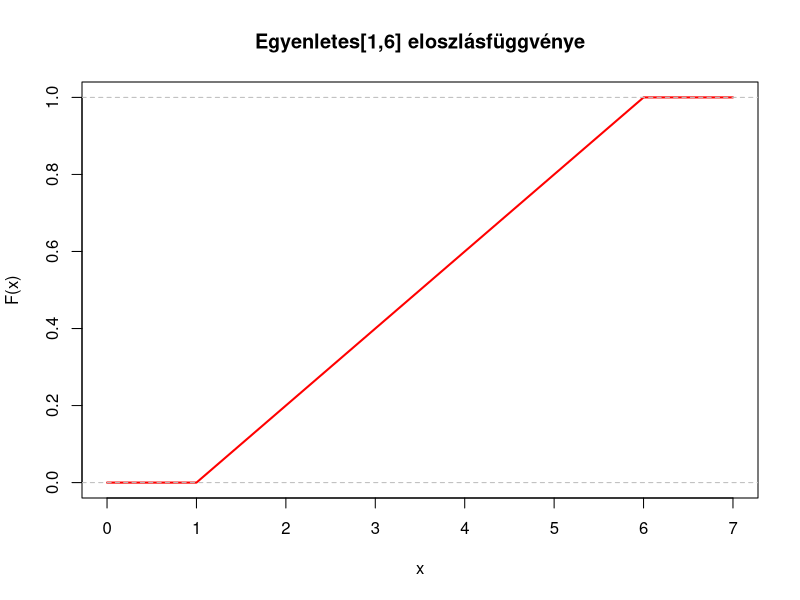
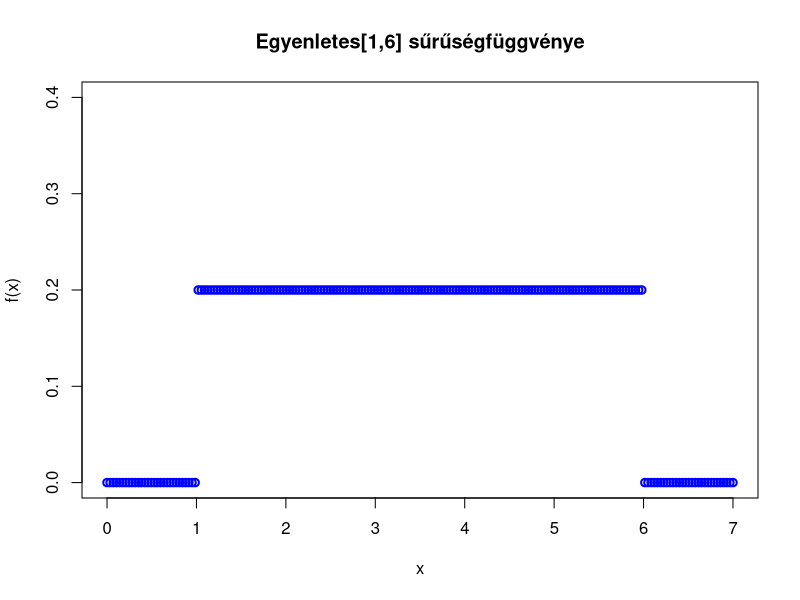
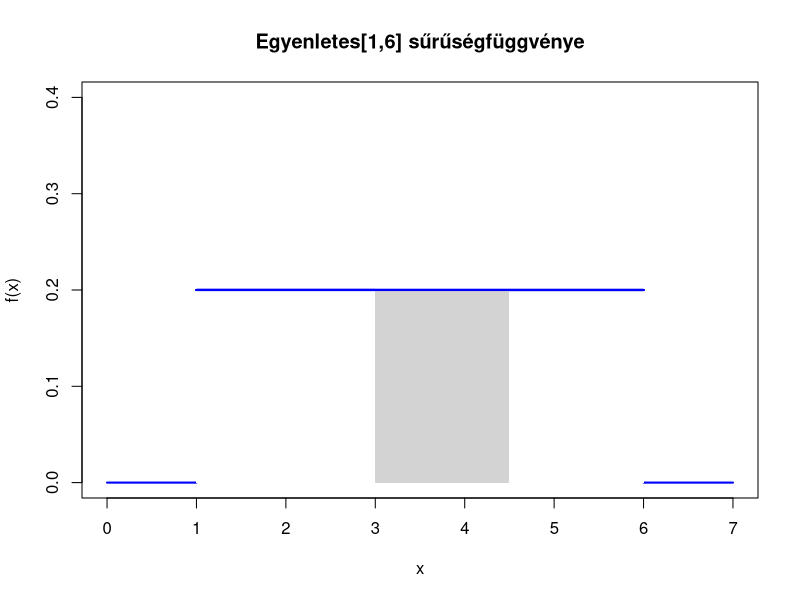
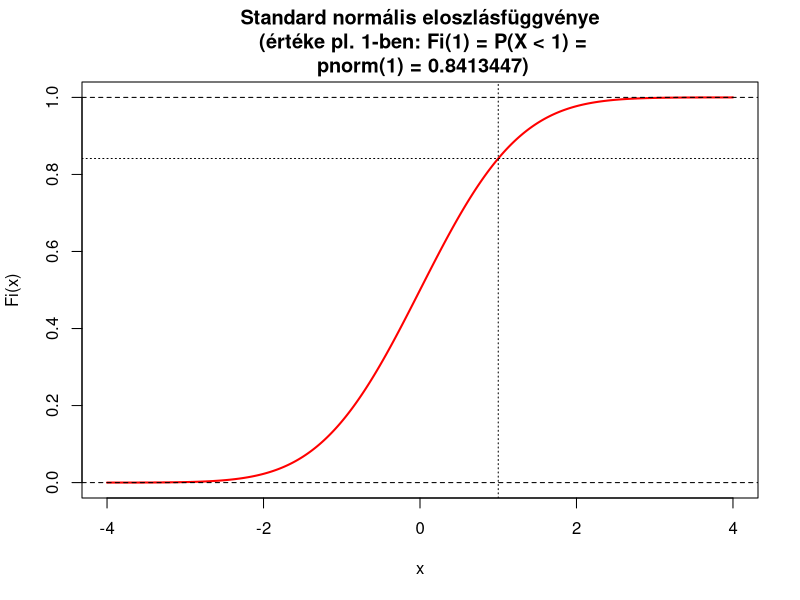
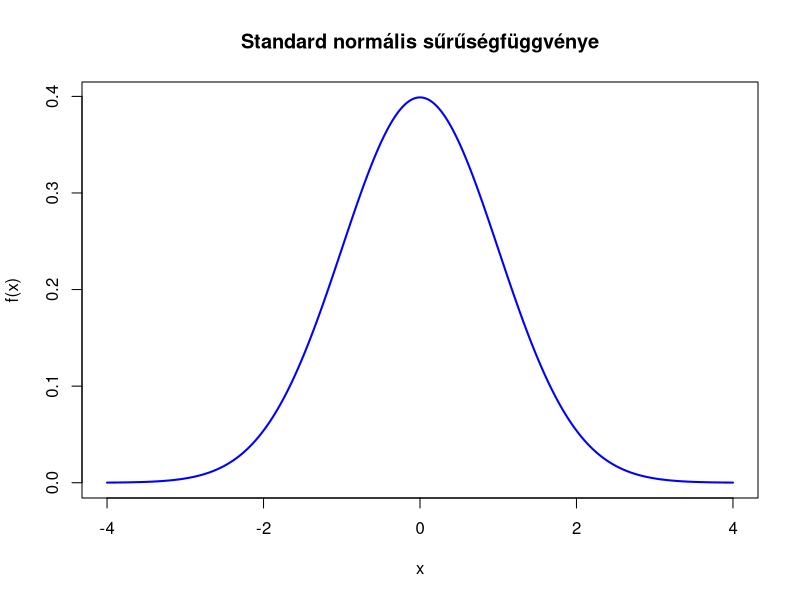
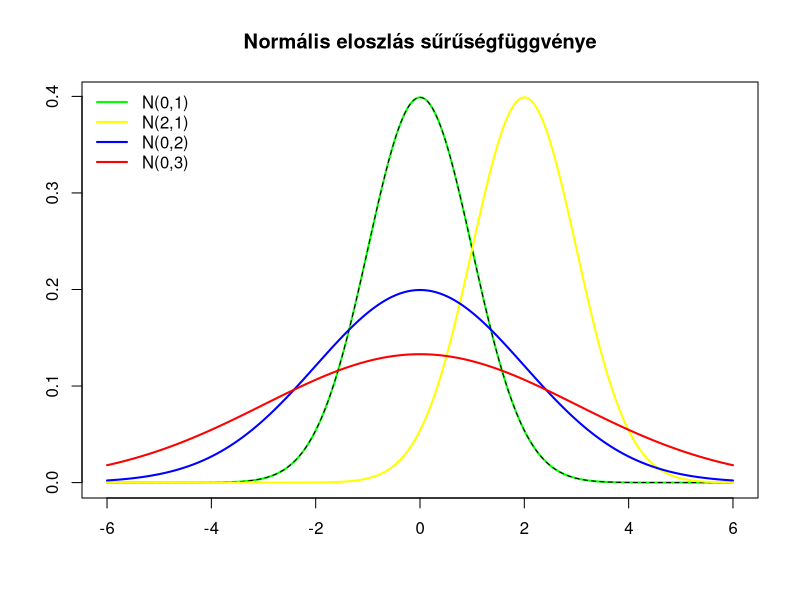
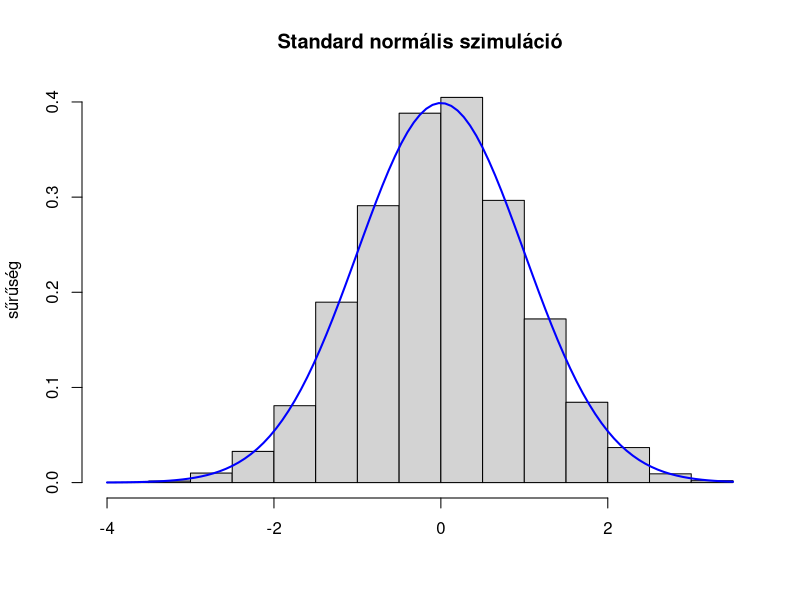
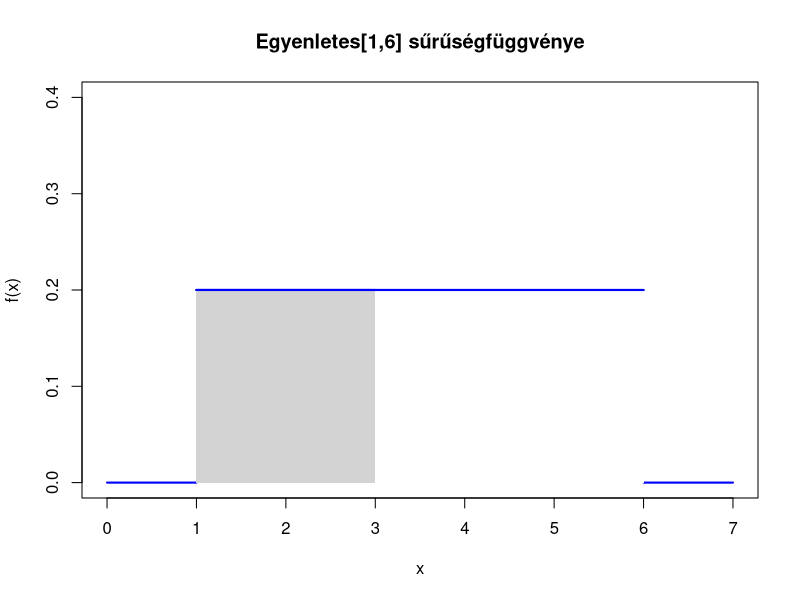

Source code (R) for these figures, in order:
##########################################
###   2. Laboros gyakorlat (3-4. hét)   ###
##########################################

###########################################
# Nevezetes abszolút folytonos eloszlások #
###########################################
##################################################################################
################## Abszolút folytonos valószínűségi változók #####################
##################################################################################

# Példa: egyenletes eloszlás
# Véletlenszerűen kiválasztunk egy pontot az [a,b] intervallumból.
# Annak a valószínűsége, hogy a kiválasztott pont az E része [a,b] halmazba esik:
# P(E) = E hossza / [a, b] hossza       (ha az E halmaznak van hossza)
# 
# A valószínűségeloszlás jellemezhető az f: R -> R, D(f) = R,
# f(x) = 1/(b-a), ha x eleme [a,b] és  
#         0,      ha x nem eleme [a,b]
# függvénnyel úgy, hogy P(E) = integral f (az E halmazon).
#
# Vagyis ha egy véges intervallumra úgy dobunk egy pontot, hogy az intervallum bármely 
# részintervallumára annak hosszával arányos valószínűséggel essen, akkor a pont 
# értéke (x-koordinátája) egyenletes eloszlású valószínűségi változó, 
# sűrűségfüggvénye a fenti f, eloszlásfüggvénye:
# F(x) =  0,          ha x<a
#        (x-a)/(b-a), ha x eleme [a,b] 
#         1,          ha x>b


# Abszolút folytonos valószínűségi változó: 
#
# Ha létezik olyan f(x) függvény, amelyre F(x) = integrál_{-Inf to x} f(t) dt.
# Ilyenkor f(x)-et sűrűségfüggvénynek hívjuk. 



#############################################################################
### Abszolút folytonos valószínűségi változók esetén az eloszlásfüggvény: ###

# p betű + valószínűségi változó neve, pl. pnorm, punif, pt, ...

############################################################################# 

##########################
## Egyenletes eloszlás: ##
## Egyenletes[a,b]      ##
##########################

# Egyenletes[1,6] eloszlásfüggvénye
xegyen <- seq(0, 7, by = 1)
yegyen <- punif(xegyen, min = 1, max = 6)
plot(yegyen, type = "l", lwd=2, col="red", xaxt = "n",
     xlab="x", ylab="F(x)",
     main="Egyenletes[1,6] eloszlásfüggvénye")
axis(1, at=1:8, labels=c(0:7))
abline(h = 0, col = "grey", lty = 2); abline(h = 1, col = "grey", lty = 2)

# Egyenletes[1,6] sűrűségfüggvénye
x <- seq(0,7,length=200)
y <- dunif(x,min=1,max=6)
plot(x,y,
     lwd=2, col="blue",
     ylim=c(0, 0.4),
     ylab="f(x)",
     main="Egyenletes[1,6] sűrűségfüggvénye")

# Egyenletes[1,6] sűrűségfüggvénye (szebb grafika)
x <- seq(1,6,length=200)
y <- dunif(x,min=1,max=6)
plot(x,y, type="l", lwd=2, col="blue",
     xlim=c(0, 7), ylim=c(0, 0.4),
     ylab="f(x)",
     main="Egyenletes[1,6] sűrűségfüggvénye")
xe <- c(seq(0,1,length=100))
ye <- seq(0,0,length=100)
lines(xe,ye,type="l",lwd=2,col="blue")
xe <- c(seq(6,7,length=100))
ye <- seq(0,0,length=100)
lines(xe,ye,type="l",lwd=2,col="blue")

# fv. alatti terület = 1
polygon(c(1,x,6),c(0,y,0),col="lightgray",border=NA)
lines(x,y,type="l",lwd=2,col="blue")

# P(1 < X < 3) = ?
polygon(c(1,x,6),c(0,y,0),col="white",border=NA)
lines(x,y,type="l",lwd=2,col="blue")
xvsz <- seq(1,3,length=100)
yvsz <- dunif(xvsz, min=1, max=6)
polygon(c(1,xvsz,3),c(0,yvsz,0),col="lightgray",border=NA)
lines(xvsz,yvsz,type="l",lwd=2,col="blue")

punif(3,  min=1,max=6)

# P(3 < X < 4.5) = ?
polygon(c(1,xvsz,3),c(0,yvsz,0),col="white",border=NA)
lines(x,y,type="l",lwd=2,col="blue")
xvsz <- seq(3,4.5,length=100)
yvsz <- dunif(xvsz,min=1, max=6)
polygon(c(3,xvsz,4.5),c(0,yvsz,0),col="lightgray",border=NA)
lines(x,y,type="l",lwd=2,col="blue")

punif(4.5,  min=1,max=6) - punif(3, min=1, max=6)


#############################
## Exponenciális eloszlás: ##
## Exp(lambda)             ##
#############################
# lambda>0 paraméterű exponenciális eloszlás
# sűrűségfüggvénye: f(x) = lambda*e^{-lambda*x} ha x > 0 és
#                           0       különben
# pl. radioaktív részecske bomlási ideje, élettarmtam, várakozási idő
?pexp


##########################
## Normális eloszlás:   ##
## N(mu, szigma)        ##
##########################
# m várható értékű, szigma szórású normális eloszlás
# sűrűségfüggvénye: f(x) = 1/(sqrt(2Pi)*szigma) e^(-(x-mu)^2/2*szigma^2)
# Pl. testmértékek, terméshozam, IQ score
# https://en.wikipedia.org/wiki/Intelligence_quotient
# 0 várható értékű, szigma=1 szórású normális eloszlás = standard normális eloszlás,
# eloszlásfüggvénye Fi(x) = integrál_(-Inf to x) f(x)  nem elemi fv.

# 3.  # set.seed(2)
xseq <- seq(-4,4, 0.01)

# a) Ábrázolja a standard normáls eloszlásfüggvényétgvényét!
# X ~ N(0, 1) eloszlásfüggvénye: Fi(x) = P(X < x) = pnorm(x)

plot(xseq, pnorm(xseq, 0, 1), col="red", type="l",lwd=2,
     xlab="x", ylab="Fi(x)", 
     main="Standard normális eloszlásfüggvénye\n (értéke pl. 1-ben: Fi(1) = P(X < 1) =\n pnorm(1) = 0.8413447)")
abline(h = c(0,1), lty = 2)

abline(v = 1, lty = 3)
abline(h = pnorm(1), lty = 3)



# b) Ábrázolja a standard normáls sűrűségfüggvényét!

suruseg <- dnorm(xseq, 0,1)
plot(xseq, suruseg, type="l",lwd=2, col="blue", # cex.axis=0.8,
     xlab="x", ylab="f(x)",  
     main="Standard normális sűrűségfüggvénye")

# c) Normális(mu, szigma) eloszlás sűrűségfüggvénye

x <- seq(-6,6,1/1000)
dnorm <- dnorm(x)

plot(x, dnorm, type="l", col="green", lwd=2, ylab='', xlab='', 
     main = "Normális eloszlás sűrűségfüggvénye")
legend(x='topleft', bty='n', 
       legend = c("N(0,1)", "N(2,1)", "N(0,2)", "N(0,3)"),
       col = c("green","yellow", "blue","red"), lwd = 2 )

lines(x, dnorm, type="l", col="black", lty=2)

dn2 <- dnorm(x, mean = 2, sd = 1)
lines(x, dn2, type="l", col="yellow", lwd=2)

dn3 <- dnorm(x, mean = 0, sd = 2)
lines(x, dn3, type="l", col="blue", lwd=2)

dn4 <- dnorm(x, mean = 0, sd = 3)
lines(x, dn4,type="l", col="red", lwd=2)


# d) Szinumláljon adatokat standard normális eloszlásból, majd ábrázolja hisztogrammal.
# Rajzolja fel a standard normális sűrűségfüggvényt is az ábrára!

szim <- rnorm(10000, 0, 1)
hist(szim, freq=FALSE,
     xlab=" ", 
     ylab="sűrűség", 
     main="Standard normális szimuláció")
curve(dnorm(x, 0, 1), add=TRUE, col="blue", lwd=2)
# curve(dnorm(x, mean(szim), sd(szim)), add=TRUE, col="darkblue", lwd=2)


##

## Egyenletes eloszlás / Egyenletes[a, b] /

x <- seq(1,6,length=200)
y <- dunif(x,min=1,max=6)
plot(x,y, type="l", lwd=2, col="blue",
     xlim=c(0, 7), ylim=c(0, 0.4),
     ylab="f(x)",
     main="Egyenletes[1,6] sűrűségfüggvénye")
xe <- c(seq(0,1,length=100))
ye <- seq(0,0,length=100)
lines(xe,ye,type="l",lwd=2,col="blue")
xe <- c(seq(6,7,length=100))
ye <- seq(0,0,length=100)
lines(xe,ye,type="l",lwd=2,col="blue")

polygon(c(1,x,6),c(0,y,0),col="white",border=NA)
lines(x,y,type="l",lwd=2,col="blue")
xvsz <- seq(1,3,length=100)
yvsz <- dunif(xvsz, min=1, max=6)
polygon(c(1,xvsz,3),c(0,yvsz,0),col="lightgray",border=NA)
lines(xvsz,yvsz,type="l",lwd=2,col="blue")


## Stadard normális eloszlás / N(0, 1) /

xseq <- seq(-4,4, 0.01)
plot(xseq, dnorm(xseq, 0,1), 
     type = "l",
     lwd = 2, 
     col = "blue", 
     #cex.axis = 0.8,
     xlab = "x", 
     ylab = "f(x)",  
     main = "Standard normális sűrűségfüggvénye")
text(-2.5, 0.3, expression(f(x) == 
                             paste(frac(1, sqrt(2*pi)*sigma)," ",e^{frac(-(x - mu)^2, 2 * sigma^2)})), 
     cex = 1.2)
# curve(dnorm, from=-4, to=4, n=41000, main="Standard normális sűrűségfüggvénye")


## Normális eloszlás / N(m, szigma) /

x <- seq(-6,6,1/1000)

plot(x, dnorm(x), type="l", col="yellow", lwd=2, ylab='', xlab='', 
     main = "Normális eloszlás sűrűségfüggvénye")
lines(x, dnorm(x), type="l", col="black", lty=2)    # N(m = 0, szigma = 1)

dn2 <- dnorm(x, mean = 2, sd = 1)
lines(x, dn2, type="l", col="purple", lwd=2)     # N(m = 2, szigma = 1)

dn3 <- dnorm(x, mean = 0, sd = 2)
lines(x, dn3, type="l", col="blue", lwd=2)       # N(m = 0, szigma = 2)

dn4 <- dnorm(x, mean = 0, sd = 3)
lines(x, dn4,type="l", col="red", lwd=2)         # N(m = 0, szigma = 3)

legend(x='topleft',bty='n',
       legend = c(paste( 
         c("N(0, 1)","N(2, 1)", "N(0, 2^2)","N(0, 3^2)"), sep='=')), 
       col = c("yellow", "purple", "blue", "red"), lwd = 2 )


## Normális valószínűségi változó standardizálása
# X ~ N(m, szigma)  =>  (X - m)/szigma ~ N(0, 1)
x <- rnorm(1000, mean = 5, sd = 3)
hist(x, freq=FALSE)
curve(dnorm(x, 5, 3), add=TRUE, col="blue", lwd=2)

nx <- ( x - 5 ) / 3
hist(nx, freq=FALSE)
curve(dnorm(x, 0, 1), add=TRUE, col="blue", lwd=2)

# Példa:
# X ~ N(3,2^2)
# P(X < 4) = P(X-3 < 4-3) = P((x-3)/2 < (4-3)/2)
pnorm(4, mean = 3, sd = 2) == pnorm(1/2)

# 1. Feladat:  Legyen X ~ N(7, 3^2) valószínűségi változó.  Számolja ki 
# P(X > 8) - at standardizálással is!

1 - pnorm(8, mean = 7, sd = 3)
# vagy   
pnorm(8, mean = 7, sd = 3, lower.tail = FALSE)

1 - pnorm((8-7)/3)
# vagy   
pnorm((8-7)/3, lower.tail = FALSE)


## Függvény alatti terület: 
x <- seq(-4, 4,length=200)
y <- dnorm(x, mean=0, sd=1)
plot(x,y,type="l",lwd=3,col="black", 
     main = "Standard normális")
x <- seq(-4, -1, length=100)
y <- dnorm(x, mean=0, sd=1)
polygon(c(-4, x, -1),c(0,y,0),col="red")


## t eloszlás / t_n / 

x <- seq(-6,6,1/1000)

dt4 <- dt(x, 30)
plot(x, dt4, type="l", col="yellow", lwd=2, ylab='', xlab='', 
     main = "t eloszlás sűrűségfüggvénye")

dt1 <- dt(x, 0.5)
lines(x, dt1, type="l", col="cyan", lwd=2)

dt2 <- dt(x, 1.5)
lines(x, dt2, type="l", col="purple", lwd=2)

dt3 <- dt(x, 5)
lines(x, dt3, type="l", col="red", lwd=2)

dnorm <- dnorm(x)
lines(x, dnorm ,type="l", col="black", lty=2)

legend(x='topleft',bty='n',
       legend = c(paste('sz.f.',
                        c(0.5, 1.5, 5, 30), sep='=')), 
       col = c("cyan", "purple", "red", "yellow"), lwd = 2 )

legend(x='topright',bty='n',
       legend = c(paste('N(0,1)', sep='=')), 
       col = c("black"), lwd = 2, lty = 3)


## Exponenciális / Exp(lambda) / eloszlás

x <- seq(0, 1, 1/1000)

dt1 <-  dexp(x, rate = 2.5)
plot(x, dt1, type="l", col="red", lwd=2, ylab='', xlab='', 
     main = "Exponenciális eloszlás sűrűségfüggvénye")

dt2 <-  dexp(x, rate = 2)
lines(x, dt2, type="l", col="purple", lwd=2)

dt3 <-  dexp(x, rate = 1)
lines(x, dt3, type="l", col="blue", lwd=2)

de4 <- dexp(x, rate = 1/2)
lines(x, de4, type="l", col="orange", lwd=2)

legend(x='topright',bty='n',
       legend = c(paste('lambda', c(2.5, 2, 1, 1/2),sep='=')), 
       col = c("red", "purple", "blue", "orange"), lwd = 2 )


## Khí-négyzet / Chi-square(df) / eloszlás 

x <- seq(0, 15, 1/1000)

dchisq1 <-  dchisq(x, df = 2)
plot(x, dchisq1, type="l", col="red", lwd=2, ylab='', xlab='', 
     main = "Khí-négyzet eloszlás sűrűségfüggvénye")

dchisq2 <-  dchisq(x, df = 3)
lines(x, dchisq2, type="l", col="purple", lwd=2)

dchisq3 <-  dchisq(x, df = 4)
lines(x, dchisq3, type="l", col="blue", lwd=2)

dchisq4 <-  dchisq(x, df = 5)
lines(x, dchisq4, type="l", col="orange", lwd=2)

legend(x='topright',bty='n',
       legend = c(paste('df', c(2, 3, 4, 5),sep='=')), 
       col = c("red", "purple", "blue", "orange"), lwd = 2 )


## F / F(df1,df2) / eloszlás 

x <- seq(0, 5, 1/1000)

df1 <-  df(x, df1 = 2, df2=1)
plot(x, df1, type="l", col="red", lwd=2, ylab='', xlab='', 
     main = "F eloszlás sűrűségfüggvénye")

df2 <-  df(x, df1 = 5, df2=2)
lines(x, df2, type="l", col="purple", lwd=2)

df3 <-  df(x, df1 = 5, df2=5)
lines(x, df3, type="l", col="blue", lwd=2)

df4 <-  df(x, df1 = 20, df2=20)
lines(x, df4, type="l", col="orange", lwd=2)

legend(x='topright',bty='n',
       legend = c(paste('df1, df2', c("2, 1", "5, 2", "5, 5", "20, 20"),sep=' = ')), 
       col = c("red", "purple", "blue", "orange"), lwd = 2 )



## Nevezetes abszolút folytonos eloszlásfüggvények

par(mfrow=c(2,2))
x_sample <- seq(-3.2, 3.2, 0.001)

plot(x_sample, pnorm(x_sample), 
     type="l", col="red", lwd=2, main="Eloszlásfüggvény: N(0,1)", ylab='', xlab='')
plot(x_sample, pt(x_sample, 5),
     type="l", col="red", lwd=2, main="t_5", ylab='', xlab='')
plot(x_sample, pexp(x_sample, 5),
     type="l", col="red", lwd=2, main="Exp(5)", ylab='', xlab='')
plot(x_sample, punif(x_sample, -2,2),
     type="l", col="red", lwd=2, main="Egyenletes[-2,2]", ylab='', xlab='')
par(mfrow=c(1,1))


## Nevezetes abszolút folytonos sűrűségfüggvények

par(mfrow=c(2,2))
x_sample <- seq(-3.2, 3.2, 0.001)

plot(x_sample, dnorm(x_sample), 
     type="l", col="blue", lwd=2, main="Sűrűségfüggvény: N(0,1)", ylab='', xlab='')

plot(x_sample, dt(x_sample, 5),
     type="l", col="blue", lwd=2, main="t_5", ylab='', xlab='')

x_sample <- c(seq(0.01,1.5, 0.001))
plot(x_sample, dexp(x_sample, 5), xlim=c(-0.5, 1.5),
     type="l", col="blue", lwd=2, main="Exp(5)", ylab='', xlab='')
xe <- c(seq(-3,0,length=100))
ye <- seq(0,0,length=100)
lines(xe,ye,type="l",lwd=2,col="blue")

x <- seq(1,6,length=200)
y <- dunif(x,min=1,max=6)
plot(x,y, type="l", lwd=2, col="blue", main="Egyenletes[1,6]",
     xlim=c(0, 7), ylim=c(0, 0.4), ylab='', xlab='')
xe <- c(seq(0,1,length=100))
ye <- seq(0,0,length=100)
lines(xe,ye,type="l",lwd=2,col="blue")
xe <- c(seq(6,7,length=100))
ye <- seq(0,0,length=100)
lines(xe,ye,type="l",lwd=2,col="blue")
par(mfrow=c(1,1))


# 2. Feladat: Mit rajzol ki az alábbi program? MUtassa meg, hogy az alábbi függvény sűrűségfüggvény!
# Mit jelöl a besatírozott terület? Számolja ki és ábrázolja az eloszlásfüggvényt!

x <- seq(0, 2, 1/100);  y <- 1/4*(2-x)^3 

xa <- seq(-1, 0, 1/100);  ya <- rep(0,length(xa))
xb <- seq( 2, 3, 1/100);  yb <- rep(0,length(xb))

plot(x, y, type="l", col="black", lwd=3, ylab='', xlab='', xlim=c(-0.5,2.5), xaxt = "n", main = " ")
axis(1, cex.axis = 1.5)
lines(xb, yb, type="l", col="black", lwd=3)
lines(xa, ya, type="l", col="black", lwd=3)
abline(h = 0, lty = 2)
x1 <- seq(0, 0.5, 1/100)
y1 <- 1/4*(2-x1)^3
polygon(c(0,x1,0.5),c(0,y1,0),col="yellow")


########## MEGOLDÁS ##########

# sűrűségfv: nemnegatív és integrál_{0-tól 3-ig} 1/4*(2-x)^3 = 1
# besatírozott terület: P(0 < X < 0.5)
# eloszlásfv: 0, ha x<=0; 
#             integrál_{0-tól x-ig}  1/4*(2-x)^3 = 1-(2-x)^4/16, ha 0<x<=2
#             1, ha x>2

x <- seq(0, 2, 1/100);  y <- 1-(2-x)^4/16 

xa <- seq(-1, 0, 1/100);  ya <- rep(0,length(xa))
xb <- seq( 2, 3, 1/100);  yb <- rep(1,length(xb))

plot(x, y, type="l", col="black", lwd=3, ylab='', xlab='', xlim=c(-0.5,2.5), xaxt = "n", main = " ")
axis(1, cex.axis = 1.5)
lines(xb, yb, type="l", col="black", lwd=3)
lines(xa, ya, type="l", col="black", lwd=3)
abline(h = 0, lty = 2)

##############################



########################
# Nagy számok törvénye #
########################


##############
# Kockadobás #
##############
kocka <- 1:6
n <- 1000   # mintanagyság: dobások száma

dobasok <- sample(kocka, size = n, replace = TRUE)
atlagok <- cumsum(dobasok) / 1:n
plot(atlagok, 
     xlab = "kockadobások száma", 
     ylab = "átlag",
     ylim = c(1,6),
     type = "l",
     main = paste("Szimulált kockadobások átlaga (", n, "dobásig )"))
abline(h = 3.5, col = "blue")


##################################
# Binomiális eloszás: Bin(n1, p) #
##################################
n1 <- 8
p <- 0.3
n <- 1000

x <- rbinom(n, n1, p)
atlagok <- cumsum(x) / 1:n
plot(atlagok,
     xlab = "kísérletek száma", 
     ylab = "átlagok",
     #ylim = c(0, 1),
     type = "l",
     main = paste("Szimulált binomiális ( Bin(",n1,",",p,") ) átlaga"))
abline(h = n1*p, col = "blue")


###################################
# Normális eloszás: N(mu, szigma) #
###################################
mu <- 46
szigma <- 2
n <- 1000

x <- rnorm(n, mu, szigma)
atlagok <- cumsum(x) / 1:n
plot(atlagok,
     xlab = "kísérletek száma", 
     ylab = "átlagok",
     #ylim = c(mu-2*szigma, mu+2*szigma),
     type = "l",
     main = paste("Szimulált normális ( N(",mu,",",szigma,"^2) ) átlaga"))
abline(h = mu, col = "blue")

# plot(x, pch = ".")
# points(1:n, atlagok, type = "l", col = "red")



#################################
# Centrális határeloszlás tétel #
#################################

##############
# Kockadobás #
##############

# CHT alapján n kockadobás átlagának eloszlása:
n <- 100
x1 <- seq(1,6,0.001)
plot(x1,dnorm(x1,mean=3.5,sd=1.707825/sqrt(n)),
     type='l', col="red", lwd=2, ylab="", xlab="",
     main='n kockadobás átlagának eloszlása a CHT alapján')
lines(x1, dnorm(x1,mean=3.5,sd=1.707825/sqrt(5)), type="l", col="green", lwd=2)
lines(x1, dnorm(x1,mean=3.5,sd=1.707825/sqrt(10)), type="l", col="yellow", lwd=2)
lines(x1, dnorm(x1,mean=3.5,sd=1.707825/sqrt(30)), type="l", col="orange", lwd=2)
legend(x='topleft',bty='n',
       legend = c(paste(c("n = 5","n = 10", "n = 30","n = 100"), sep='=')), 
       col = c("green", "yellow", "orange", "red"), lwd = 2 )

# szimuáció:
x <- 1:6
ndobas <- 30   # dobások száma
rep <- 1000    # ismétlések száma

A <- matrix(sample(x, ndobas*rep, replace=T), ncol=ndobas, byrow=TRUE)
xbar<-apply(A,1,mean)   # ndobas átlaga   

head(cbind(A,xbar))
tail(cbind(A,xbar))

hist(xbar, col="blue", freq=F, xlab="", ylab="sűrűség", 
     ylim=range(0,max(hist(xbar)$density, dnorm(x1,mean=3.5,sd=1.707825/sqrt(ndobas)))),
     main = paste(ndobas, "kockadobás átlaga (", rep, "- szer szimulálva )"))
lines(x1, dnorm(x1,mean=3.5,sd=1.707825/sqrt(ndobas)), type="l", col="orange", lwd=2)


par(mfrow=c(2,2)) 
hist(apply(matrix(sample(x, 5*rep, replace=T), ncol=5, byrow=T),1,mean), 
     col="blue", freq=F, xlim=c(1,6), xlab="", ylab="sűrűség",
     main = "5 kockadobás átlaga")
lines(x1, dnorm(x1,mean=3.5,sd=1.707825/sqrt(5)), type="l", col="green", lwd=2)

hist(apply(matrix(sample(x, 10*rep, replace=T), ncol=10, byrow=T),1,mean), 
     col="blue", freq=F, xlim=c(1,6), xlab="", ylab="sűrűség",
     main = "10 kockadobás átlaga")
lines(x1, dnorm(x1,mean=3.5,sd=1.707825/sqrt(10)), type="l", col="yellow", lwd=2)

hist(apply(matrix(sample(x, 30*rep, replace=T), ncol=30, byrow=T),1,mean), 
     col="blue", freq=F, xlim=c(1,6), xlab="", ylab="sűrűség",
     main = "30 kockadobás átlaga")
lines(x1, dnorm(x1,mean=3.5,sd=1.707825/sqrt(30)), type="l", col="orange", lwd=2)

hist(apply(matrix(sample(x, 100*rep, replace=T), ncol=100, byrow=T),1,mean), 
     col="blue", freq=F, xlim=c(1,6), xlab="", ylab="sűrűség",
     main = "100 kockadobás átlaga")
lines(x1, dnorm(x1,mean=3.5,sd=1.707825/sqrt(100)), type="l", col="red", lwd=2)
par(mfrow=c(1,1)) 

##################################################################################
################################### FELADATOK ####################################
##################################################################################

# 4) 
# a) Legyen Z ~ N(0, 1).

# P(Z < 1.645) = ?
pnorm(1.645)

# P(Z < z) = 0,95, z = ?
qnorm(0.95)

# P(Z < -1.645) = ?
pnorm(-1.645)

# P(Z < z) = 0,05, z = ?
qnorm(0.05)

# P(Z > 1,96) = ?
1-pnorm(1.96)
pnorm(1.96, lower.tail = FALSE)

# b) Legyen X ~ N(25, 3^2).

# P(X < 33) = ?
pnorm(33, mean = 25, sd = 3)

# P(X < x) = 0,95, x = ?
qnorm(0.95, mean = 25, sd = 3)

# P(X < 21) = ?
pnorm(21, mean = 25, sd = 3)

# P(X < x) = 0,05, x = ?
qnorm(0.05, mean = 25, sd = 3)

# P(X > 22) = ?
1-pnorm(22, mean = 25, sd = 3)
pnorm(22, mean = 25, sd = 3, lower.tail = FALSE)

# P(23 < X < 25) = ?
pnorm(25, mean = 25, sd = 3) - pnorm(23, mean = 25, sd = 3)


# 5. ### Táblás gyakorlat 3.8 a) Feladat ###
# Egy tehén napi tejhozamát normális eloszású valószínűségi változóval, 
# m = 22,1 liter várható értékkel és szigma = 1,5 liter szórással modellezzük.
# Mi annak a valószínűsége, hogy egy adott napon a tejhozam 23 és 25 liter közé esik?

########## MEGOLDÁS ##########
pnorm(25, mean = 22.1, sd = 1.5) - pnorm(23, mean = 22.1, sd = 1.5)
##############################


# 6. ### Táblás gyakorlat 3.10 Feladat ###
# Tegyük fel, hogy egy populációban az intelligenciahányados (IQ) normális eloszlású 
# 110 várható értékkel és 10 szórással. Mi a valószínűsége, hogy egy véletlenszerűen 
# kiválasztott ember IQ-ja 120 feletti?

########## MEGOLDÁS ##########
1-pnorm(120, mean = 110, sd = 10)

# vagy

pnorm(120, mean = 110, sd = 10, lower.tail = FALSE)
##############################


# 7. ### Táblás gyakorlat 3.9 Feladat ###
# Mennyi garanciát adjunk, ha azt szeretnénk, hogy termékeink legfeljebb 10%-át kelljen 
# garanciaidőn belül javítani, ha a készülék élettartama 10 év várható értékű és 
# 2 év szórású normális eloszlással közelíthető.

########## MEGOLDÁS ##########
qnorm(0.1, mean = 10, sd = 2)
##############################



# 8. Magyarországon 2017 tavaszán a 16 éves és idősebb népességen belül a férfiak 
# átlagos magassága 176 cm, 9 cm szórással.

# a) Mennyi annak a valószínűsége, hogy egy véletlenszerűen kiválasztott férfi 
# testmagassága 165 és 185 cm közé esik?
########## MEGOLDÁS ##########
pnorm(185, mean = 176, sd = 9) - pnorm(165, mean = 176, sd = 9)
##############################

# b) Mennyi a valószínűsége, hogy egy férfi magasabb 2 méternél?
########## MEGOLDÁS ##########
1 - pnorm(200, mean = 176, sd = 9)
##############################

# c) Hány cm-es testmagasság alatt van a férfiak 90%-a? 
########## MEGOLDÁS ##########
round(qnorm(0.9, mean = 176, sd = 9), 1)
##############################

# d) Mekkora testmagasság felett van a férfiak 80%-a?
########## MEGOLDÁS ##########
round(qnorm(0.2, mean = 176, sd = 9), 1)
##############################


# 9. ### Táblás gyakorlat 3.7 Feladat ###
# Tapasztalatok szerint az út hossza, amit egy bizonyos típusú robogó megtesz az első
# meghibásodásáig exponenciális eloszlású valószínűségi változó. Ez a távolság 
# átlagosan 6000 km. Mi a valószínűsége annak, hogy egy véletlenszerűen
# kiválasztott robogó

# a) kevesebb, mint 4000 km megtétele után meghibásodik?
########## MEGOLDÁS ##########
pexp(4000, rate = 1/6000) 
##############################

# b) több, mint 6500 km megtétele után hibásodik meg?
########## MEGOLDÁS ##########
1 - pexp(6500, rate = 1/6000) 
##############################

# c) 4000 km-nél több, de 6000 km-nél kevesebb út megtétele után hibásodik meg?
########## MEGOLDÁS ##########
pexp(6000, rate = 1/6000) - pexp(4000, rate = 1/6000) 
##############################

# d) Legfeljebb mekkora utat tesz meg az elso meghibásodásig a robogók leghamarabb meghibásodó 20%-a?
########## MEGOLDÁS ##########
qexp(0.2, rate = 1/6000)
##############################


##################################
# Binomiális eloszás: Bin(m, p) #
##################################

n <- 100
m <- 10
p <- 0.3
x1 <- seq(0,10,0.001)
plot(x1,dnorm(x1,mean=m*p,sd=sqrt(m*p*(1-p))/sqrt(n)),
     type='l', col="red", lwd=2, ylab="", xlab="",
     main='n Binom(10, 0.3) átlagának eloszlása a CHT alapján')
lines(x1, dnorm(x1,mean=m*p,sd=sqrt(m*p*(1-p))/sqrt(5)), type="l", col="green", lwd=2)
lines(x1, dnorm(x1,mean=m*p,sd=sqrt(m*p*(1-p))/sqrt(10)), type="l", col="yellow", lwd=2)
lines(x1, dnorm(x1,mean=m*p,sd=sqrt(m*p*(1-p))/sqrt(30)), type="l", col="orange", lwd=2)
legend(x='topright',bty='n',
       legend = c(paste(c("n = 5","n = 10", "n = 30","n = 100"), sep='=')), 
       col = c("green", "yellow", "orange", "red"), lwd = 2 )

# szimuáció:
n <- 30
m <- 10
p <- 0.3
rep <- 1000    # ismétlések száma

A <- matrix(rbinom(n*rep,m,p), ncol=n, byrow=TRUE)
xbar<-apply(A,1,mean)   # n db átlaga   

head(cbind(A,xbar))
tail(cbind(A,xbar))

hist(xbar, col="blue", freq=F, xlab="", ylab="sűrűség", 
     main = paste(n, "Binom(10, 0.3) átlaga (", rep, "- szer szimulálva )"))
lines(x1, dnorm(x1,mean=m*p,sd=sqrt(m*p*(1-p))/sqrt(n)), type="l", col="orange", lwd=2)


par(mfrow=c(2,2)) 
hist(apply(matrix(rbinom(n*rep,m,p), ncol=5, byrow=T),1,mean), 
     col="blue", freq=F, xlim=c(1,6), xlab="", ylab="sűrűség",
     main = "5 Binom(10, 0.3) átlaga")
lines(x1, dnorm(x1,mean=m*p,sd=sqrt(m*p*(1-p))/sqrt(5)), type="l", col="green", lwd=2)

hist(apply(matrix(rbinom(n*rep,m,p), ncol=10, byrow=T),1,mean), 
     col="blue", freq=F, xlim=c(1,6), xlab="", ylab="sűrűség",
     main = "10 Binom(10, 0.3) átlaga")
lines(x1, dnorm(x1,mean=m*p,sd=sqrt(m*p*(1-p))/sqrt(10)), type="l", col="yellow", lwd=2)

hist(apply(matrix(rbinom(n*rep,m,p), ncol=30, byrow=T),1,mean), 
     col="blue", freq=F, xlim=c(1,6), xlab="", ylab="sűrűség",
     main = "30 Binom(10, 0.3) átlaga")
lines(x1, dnorm(x1,mean=m*p,sd=sqrt(m*p*(1-p))/sqrt(30)), type="l", col="orange", lwd=2)

hist(apply(matrix(rbinom(n*rep,m,p), ncol=100, byrow=T),1,mean), 
     col="blue", freq=F, xlim=c(1,6), xlab="", ylab="sűrűség",
     main = "100 Binom(10, 0.3) átlaga")
lines(x1, dnorm(x1,mean=m*p,sd=sqrt(m*p*(1-p))/sqrt(100)), type="l", col="red", lwd=2)
par(mfrow=c(1,1)) 




##################################################################################
################  Gyakorló feladatok (3. táblás gyakorlat utánra) ################
##################################################################################

### Táblás gyakorlat 3.18 Feladat ###

# Tegyük fel, hogy egy tábla csokoládé tömege normális eloszlású 100g várható 
# értékkel és 3g szórással. Legalább hány csokoládét csomagoljunk egy dobozba, 
# hogy a dobozban levo táblák átlagos tömege legalább 0,9 valószínűséggel nagyobb
# legyen 99,5 g-nál, ha feltételezzük, hogy az egyes táblák tömege egymástól 
# független? 

# Legyen X = egy tábla csokoládé tömege  ~ N(100, 3^2)

# X_átlag  ~ N(100, (3/sqrt(n))^2) 
# 0,9 = P(X_átlag > 99.5) = 1- P(X_átlag < 99,5) = 1 - P( std. normal < (99,5-100)/(3/sqrt(n) ) = 
# = 1 - Fi(-sqrt(n)/6) = Fi(sqrt(n)/6)) vagyis qnorm(0.9) = sqrt(n)/6

########## MEGOLDÁS ##########

ceiling( (qnorm(0.9)*6)^2 )

##############################


### Táblás gyakorlat 3.19 Feladat ###

# Egy scannelt kép átlagos mérete 600KB, 100KB szórással. Mi a valószínűsége, 
# hogy 80 ilyen kép együttesen 47 és 48MB közötti tárhelyet foglal el, ha feltételezzük, 
# hogy a képek mérete egymástól független?

# Legyen X = egy szkennelt kép mérete  ~ N(600, 100^2)

########## MEGOLDÁS ##########

nmu <- 80*600
sqrtnszigma <- sqrt(80)*100

pnorm(48000, mean = nmu, sd = sqrtnszigma) - pnorm(47000, mean = nmu, sd = sqrtnszigma) 

##############################


### Táblás gyakorlat 3.20 Feladat ###

# Egy szoftver frissítéséhez 68 file-t kell installálni, amik egymástól függetlenül 
# 10mp várható értékű és 2mp szórású ideig töltődnek.
# a) Mi a valószínűsége, hogy a teljes frissítés lezajlik 12 percen belül?
# b) A cég a következo frissítésnél azt ígéri, hogy az már 95% valószínűséggel 10
#    percen belül betöltődik. Hány file-ból állhat ez a frissítés?

# Legyen X = egy fájl telepítési ideje  ~ N(10, 2^2)

# a) P(S_n < 12 perc) = P(S_n < 12*60 mp) = P( std. normal < (720 - n*10)/(sqrt(n)*2) )

########## MEGOLDÁS ##########

nmu <- 680
sqrtnszigma <- sqrt(68)*2

pnorm(720, mean = nmu, sd = sqrtnszigma) 

##############################

# b) 0.95 < P(S_n < 600) = P( std. normal < (600-10n)/(2sqrt(n)) )

########## MEGOLDÁS ##########

floor( ( ( -2*qnorm(0.95) + sqrt( (2*qnorm(0.95))^2 + 4*10*600 ) ) / (2*10) )^2 )

##############################
